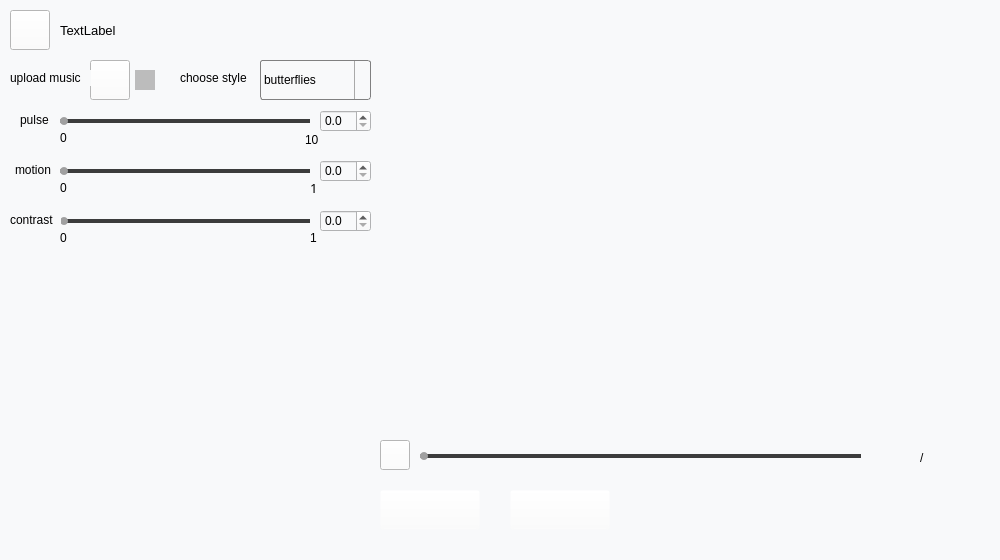
<?xml version="1.0" encoding="UTF-8"?>
<ui version="4.0">
 <class>CreateVideoWindow</class>
 <widget class="QWidget" name="CreateVideoWindow">
  <property name="geometry">
   <rect>
    <x>0</x>
    <y>0</y>
    <width>1000</width>
    <height>560</height>
   </rect>
  </property>
  <property name="windowTitle">
   <string>CreateVideoWindow</string>
  </property>
  <widget class="QWidget" name="widget_background" native="true">
   <property name="geometry">
    <rect>
     <x>0</x>
     <y>0</y>
     <width>1000</width>
     <height>560</height>
    </rect>
   </property>
   <property name="styleSheet">
    <string notr="true">background-color: rgb(248, 249, 250);</string>
   </property>
   <widget class="ResPushButton" name="btn_back">
    <property name="geometry">
     <rect>
      <x>10</x>
      <y>10</y>
      <width>40</width>
      <height>40</height>
     </rect>
    </property>
    <property name="styleSheet">
     <string notr="true">background-color: rgb(255, 255, 255);</string>
    </property>
    <property name="text">
     <string/>
    </property>
    <property name="iconSize">
     <size>
      <width>40</width>
      <height>40</height>
     </size>
    </property>
   </widget>
   <widget class="QWidget" name="verticalLayoutWidget">
    <property name="geometry">
     <rect>
      <x>380</x>
      <y>60</y>
      <width>611</width>
      <height>371</height>
     </rect>
    </property>
    <layout class="QVBoxLayout" name="verticalLayout"/>
   </widget>
   <widget class="QSlider" name="hs_pulse_react">
    <property name="geometry">
     <rect>
      <x>60</x>
      <y>110</y>
      <width>250</width>
      <height>22</height>
     </rect>
    </property>
    <property name="styleSheet">
     <string notr="true">QSlider::groove:horizontal {
background:transparent;
}
QSlider::handle:horizontal {
background: rgb(160,160,160);
width:8px;
height:8px;
border-radius:4px;
margin-top:7px;
margin-bottom:7px;
}
QSlider::sub-page:horizontal {
background: rgb(160,160,160);
margin-top:9px;
margin-bottom:9px;
}
QSlider::add-page:horizontal {
background: rgb(60,60,60);
margin-top:9px;
margin-bottom:9px;
}
QSlider::handle:horizontal:pressed {
background: rgb(160,160,160);
width:8px;
height:8px;
border-radius:4px;
margin-top:7px;
margin-bottom:7px;
}</string>
    </property>
    <property name="pageStep">
     <number>1</number>
    </property>
    <property name="orientation">
     <enum>Qt::Horizontal</enum>
    </property>
   </widget>
   <widget class="QSlider" name="hs_motion_react">
    <property name="geometry">
     <rect>
      <x>60</x>
      <y>160</y>
      <width>250</width>
      <height>22</height>
     </rect>
    </property>
    <property name="styleSheet">
     <string notr="true">QSlider::groove:horizontal {
background:transparent;
}
QSlider::handle:horizontal {
background: rgb(160,160,160);
width:8px;
height:8px;
border-radius:4px;
margin-top:7px;
margin-bottom:7px;
}
QSlider::sub-page:horizontal {
background: rgb(160,160,160);
margin-top:9px;
margin-bottom:9px;
}
QSlider::add-page:horizontal {
background: rgb(60,60,60);
margin-top:9px;
margin-bottom:9px;
}
QSlider::handle:horizontal:pressed {
background: rgb(160,160,160);
width:8px;
height:8px;
border-radius:4px;
margin-top:7px;
margin-bottom:7px;
}</string>
    </property>
    <property name="maximum">
     <number>10</number>
    </property>
    <property name="pageStep">
     <number>1</number>
    </property>
    <property name="orientation">
     <enum>Qt::Horizontal</enum>
    </property>
   </widget>
   <widget class="QLabel" name="label">
    <property name="geometry">
     <rect>
      <x>60</x>
      <y>130</y>
      <width>21</width>
      <height>16</height>
     </rect>
    </property>
    <property name="font">
     <font>
      <family>Arial</family>
     </font>
    </property>
    <property name="text">
     <string>0</string>
    </property>
   </widget>
   <widget class="QLabel" name="label_2">
    <property name="geometry">
     <rect>
      <x>305</x>
      <y>130</y>
      <width>21</width>
      <height>20</height>
     </rect>
    </property>
    <property name="font">
     <font>
      <family>Arial</family>
     </font>
    </property>
    <property name="text">
     <string>10</string>
    </property>
   </widget>
   <widget class="QLabel" name="label_3">
    <property name="geometry">
     <rect>
      <x>20</x>
      <y>112</y>
      <width>31</width>
      <height>16</height>
     </rect>
    </property>
    <property name="font">
     <font>
      <family>Arial</family>
     </font>
    </property>
    <property name="text">
     <string>pulse</string>
    </property>
   </widget>
   <widget class="QLabel" name="label_4">
    <property name="geometry">
     <rect>
      <x>15</x>
      <y>160</y>
      <width>41</width>
      <height>20</height>
     </rect>
    </property>
    <property name="font">
     <font>
      <family>Arial</family>
     </font>
    </property>
    <property name="text">
     <string>motion</string>
    </property>
   </widget>
   <widget class="QLabel" name="label_5">
    <property name="geometry">
     <rect>
      <x>60</x>
      <y>180</y>
      <width>21</width>
      <height>16</height>
     </rect>
    </property>
    <property name="font">
     <font>
      <family>Arial</family>
     </font>
    </property>
    <property name="text">
     <string>0</string>
    </property>
   </widget>
   <widget class="QLabel" name="label_6">
    <property name="geometry">
     <rect>
      <x>310</x>
      <y>180</y>
      <width>16</width>
      <height>16</height>
     </rect>
    </property>
    <property name="font">
     <font>
      <family>Alibaba PuHuiTi</family>
      <pointsize>10</pointsize>
     </font>
    </property>
    <property name="text">
     <string>1</string>
    </property>
   </widget>
   <widget class="QSlider" name="hs_contrast_strength">
    <property name="geometry">
     <rect>
      <x>60</x>
      <y>210</y>
      <width>250</width>
      <height>22</height>
     </rect>
    </property>
    <property name="styleSheet">
     <string notr="true">QSlider::groove:horizontal {
background:transparent;
}
QSlider::handle:horizontal {
background: rgb(160,160,160);
width:8px;
height:8px;
border-radius:4px;
margin-top:7px;
margin-bottom:7px;
}
QSlider::sub-page:horizontal {
background: rgb(160,160,160);
margin-top:9px;
margin-bottom:9px;
}
QSlider::add-page:horizontal {
background: rgb(60,60,60);
margin-top:9px;
margin-bottom:9px;
}
QSlider::handle:horizontal:pressed {
background: rgb(160,160,160);
width:8px;
height:8px;
border-radius:4px;
margin-top:7px;
margin-bottom:7px;
}</string>
    </property>
    <property name="maximum">
     <number>10</number>
    </property>
    <property name="pageStep">
     <number>1</number>
    </property>
    <property name="orientation">
     <enum>Qt::Horizontal</enum>
    </property>
   </widget>
   <widget class="QLabel" name="label_7">
    <property name="geometry">
     <rect>
      <x>10</x>
      <y>210</y>
      <width>51</width>
      <height>20</height>
     </rect>
    </property>
    <property name="font">
     <font>
      <family>Arial</family>
     </font>
    </property>
    <property name="text">
     <string>contrast</string>
    </property>
   </widget>
   <widget class="QLabel" name="label_8">
    <property name="geometry">
     <rect>
      <x>60</x>
      <y>230</y>
      <width>21</width>
      <height>16</height>
     </rect>
    </property>
    <property name="font">
     <font>
      <family>Arial</family>
     </font>
    </property>
    <property name="text">
     <string>0</string>
    </property>
   </widget>
   <widget class="QLabel" name="label_9">
    <property name="geometry">
     <rect>
      <x>310</x>
      <y>230</y>
      <width>16</width>
      <height>16</height>
     </rect>
    </property>
    <property name="font">
     <font>
      <family>Arial</family>
     </font>
    </property>
    <property name="text">
     <string>1</string>
    </property>
   </widget>
   <widget class="ResPushButton" name="btn_upload_music">
    <property name="geometry">
     <rect>
      <x>90</x>
      <y>60</y>
      <width>40</width>
      <height>40</height>
     </rect>
    </property>
    <property name="styleSheet">
     <string notr="true">background-color: rgb(255, 255, 255);</string>
    </property>
    <property name="text">
     <string/>
    </property>
    <property name="iconSize">
     <size>
      <width>40</width>
      <height>40</height>
     </size>
    </property>
   </widget>
   <widget class="QLabel" name="label_10">
    <property name="geometry">
     <rect>
      <x>10</x>
      <y>70</y>
      <width>81</width>
      <height>16</height>
     </rect>
    </property>
    <property name="font">
     <font>
      <family>Arial</family>
     </font>
    </property>
    <property name="text">
     <string>upload music</string>
    </property>
   </widget>
   <widget class="QComboBox" name="comboBox">
    <property name="geometry">
     <rect>
      <x>260</x>
      <y>60</y>
      <width>111</width>
      <height>40</height>
     </rect>
    </property>
    <property name="font">
     <font>
      <family>Arial</family>
     </font>
    </property>
    <property name="styleSheet">
     <string notr="true">QComboBox {
    border: 1px solid gray;  
    border-radius: 3px; 
    padding: 1px 18px 1px 3px;   
    color: rgb(0,0,0);
    background: transparent;
}

QComboBox QAbstractItemView {
    outline: 0px solid gray;   
    border: 1px solid rgb(73,80,87);   
    color:rgb(73,80,87);
    background-color:rgb(248,249,250);  
    selection-background-color:rgb(73,80,87);  
}


QComboBox QAbstractItemView::item {
    height: 50px;   
}

QComboBox QAbstractItemView::item:hover {
    color: rgb(248,249,250);
    background-color: rgb(73,80,87);  
}

QComboBox QAbstractItemView::item:selected {
    color:  rgb(248,249,250);
    background-color:  rgb(73,80,87);
}

QComboBox QAbstractScrollArea QScrollBar:vertical {
    width: 10px;
    background-color: rgb(248,249,250);  
}

QComboBox QAbstractScrollArea QScrollBar::handle:vertical {
    border-radius: 5px;  
    background: rgb(160,160,160);  
}

QComboBox QAbstractScrollArea QScrollBar::handle:vertical:hover {
    background: rgb(73, 80, 87);   
}

QComboBox:!editable {
     background: rgb(248,249,250);
}

QComboBox::drop-down:!editable {
    background: rgb(248,249,250);
}


QComboBox:on {
	
}

QComboBox::drop-down {
    subcontrol-origin: padding;  
    subcontrol-position: top right;  
    width: 15px;  

    border-left-width: 1px;  
    border-left-color: darkgray;  
    border-left-style: solid;   
    border-top-right-radius: 3px;   
    border-bottom-right-radius: 3px;   
}

QComboBox::down-arrow {
    width: 15px;   
    background: transparent;   
    padding: 0px 0px 0px 0px;  
    image: url(:/MusicVisualization/img/caret_down.png);
}

QComboBox::down-arrow:on {
    image: url(:/MusicVisualization/img/caret_down.png);   
}</string>
    </property>
    <item>
     <property name="text">
      <string>butterflies</string>
     </property>
    </item>
    <item>
     <property name="text">
      <string>anime faces</string>
     </property>
    </item>
    <item>
     <property name="text">
      <string>fursona</string>
     </property>
    </item>
    <item>
     <property name="text">
      <string>faces</string>
     </property>
    </item>
    <item>
     <property name="text">
      <string>trypophobia</string>
     </property>
    </item>
    <item>
     <property name="text">
      <string>abstract art</string>
     </property>
    </item>
    <item>
     <property name="text">
      <string>textures</string>
     </property>
    </item>
    <item>
     <property name="text">
      <string>ffhq faces</string>
     </property>
    </item>
    <item>
     <property name="text">
      <string>grumpy cat</string>
     </property>
    </item>
    <item>
     <property name="text">
      <string>pokemon</string>
     </property>
    </item>
    <item>
     <property name="text">
      <string>modern art</string>
     </property>
    </item>
    <item>
     <property name="text">
      <string>cakes</string>
     </property>
    </item>
    <item>
     <property name="text">
      <string>maps</string>
     </property>
    </item>
    <item>
     <property name="text">
      <string>microscope images</string>
     </property>
    </item>
    <item>
     <property name="text">
      <string>fireworks</string>
     </property>
    </item>
    <item>
     <property name="text">
      <string>panda</string>
     </property>
    </item>
    <item>
     <property name="text">
      <string>lsun cats</string>
     </property>
    </item>
    <item>
     <property name="text">
      <string>vases</string>
     </property>
    </item>
    <item>
     <property name="text">
      <string>wikiart faces</string>
     </property>
    </item>
    <item>
     <property name="text">
      <string>cat</string>
     </property>
    </item>
    <item>
     <property name="text">
      <string>wikiart</string>
     </property>
    </item>
    <item>
     <property name="text">
      <string>anime portraits</string>
     </property>
    </item>
    <item>
     <property name="text">
      <string>wildlife</string>
     </property>
    </item>
    <item>
     <property name="text">
      <string>flowers</string>
     </property>
    </item>
    <item>
     <property name="text">
      <string>doors</string>
     </property>
    </item>
    <item>
     <property name="text">
      <string>imagenet</string>
     </property>
    </item>
    <item>
     <property name="text">
      <string>lsun bedrooms</string>
     </property>
    </item>
    <item>
     <property name="text">
      <string>abstract photos</string>
     </property>
    </item>
    <item>
     <property name="text">
      <string>beetles</string>
     </property>
    </item>
    <item>
     <property name="text">
      <string>ukiyoe faces</string>
     </property>
    </item>
    <item>
     <property name="text">
      <string>floor plans</string>
     </property>
    </item>
    <item>
     <property name="text">
      <string>figure drawings</string>
     </property>
    </item>
    <item>
     <property name="text">
      <string>my little pony</string>
     </property>
    </item>
    <item>
     <property name="text">
      <string>lsun cars</string>
     </property>
    </item>
    <item>
     <property name="text">
      <string>horse</string>
     </property>
    </item>
    <item>
     <property name="text">
      <string>obama</string>
     </property>
    </item>
   </widget>
   <widget class="QLabel" name="label_11">
    <property name="geometry">
     <rect>
      <x>180</x>
      <y>70</y>
      <width>71</width>
      <height>16</height>
     </rect>
    </property>
    <property name="font">
     <font>
      <family>Arial</family>
     </font>
    </property>
    <property name="text">
     <string>choose style</string>
    </property>
   </widget>
   <widget class="ResPushButton" name="btn_generate">
    <property name="geometry">
     <rect>
      <x>380</x>
      <y>490</y>
      <width>100</width>
      <height>40</height>
     </rect>
    </property>
    <property name="focusPolicy">
     <enum>Qt::NoFocus</enum>
    </property>
    <property name="styleSheet">
     <string notr="true">background-color: rgba(255, 255, 255, 0);</string>
    </property>
    <property name="text">
     <string/>
    </property>
    <property name="iconSize">
     <size>
      <width>100</width>
      <height>40</height>
     </size>
    </property>
   </widget>
   <widget class="ResPushButton" name="btn_completed">
    <property name="geometry">
     <rect>
      <x>510</x>
      <y>490</y>
      <width>100</width>
      <height>40</height>
     </rect>
    </property>
    <property name="focusPolicy">
     <enum>Qt::NoFocus</enum>
    </property>
    <property name="styleSheet">
     <string notr="true">background-color: rgba(255, 255, 255, 0);</string>
    </property>
    <property name="text">
     <string/>
    </property>
    <property name="iconSize">
     <size>
      <width>100</width>
      <height>40</height>
     </size>
    </property>
   </widget>
   <widget class="ResPushButton" name="btn_play">
    <property name="geometry">
     <rect>
      <x>380</x>
      <y>440</y>
      <width>30</width>
      <height>30</height>
     </rect>
    </property>
    <property name="styleSheet">
     <string notr="true">background-color: rgb(255, 255, 255);</string>
    </property>
    <property name="text">
     <string/>
    </property>
    <property name="iconSize">
     <size>
      <width>30</width>
      <height>30</height>
     </size>
    </property>
   </widget>
   <widget class="QSlider" name="horizontalSlider">
    <property name="geometry">
     <rect>
      <x>420</x>
      <y>445</y>
      <width>441</width>
      <height>22</height>
     </rect>
    </property>
    <property name="styleSheet">
     <string notr="true">QSlider::groove:horizontal {
background:transparent;
}
QSlider::handle:horizontal {
background: rgb(160,160,160);
width:8px;
height:8px;
border-radius:4px;
margin-top:7px;
margin-bottom:7px;
}
QSlider::sub-page:horizontal {
background: rgb(160,160,160);
margin-top:9px;
margin-bottom:9px;
}
QSlider::add-page:horizontal {
background: rgb(60,60,60);
margin-top:9px;
margin-bottom:9px;
}
QSlider::handle:horizontal:pressed {
background: rgb(160,160,160);
width:8px;
height:8px;
border-radius:4px;
margin-top:7px;
margin-bottom:7px;
}</string>
    </property>
    <property name="pageStep">
     <number>1</number>
    </property>
    <property name="orientation">
     <enum>Qt::Horizontal</enum>
    </property>
   </widget>
   <widget class="QLabel" name="label_12">
    <property name="geometry">
     <rect>
      <x>920</x>
      <y>450</y>
      <width>8</width>
      <height>16</height>
     </rect>
    </property>
    <property name="text">
     <string>/</string>
    </property>
   </widget>
   <widget class="QLabel" name="label_positionTime">
    <property name="geometry">
     <rect>
      <x>870</x>
      <y>450</y>
      <width>50</width>
      <height>16</height>
     </rect>
    </property>
    <property name="font">
     <font>
      <family>Arial</family>
     </font>
    </property>
    <property name="text">
     <string/>
    </property>
   </widget>
   <widget class="QLabel" name="label_totalTime">
    <property name="geometry">
     <rect>
      <x>930</x>
      <y>450</y>
      <width>50</width>
      <height>16</height>
     </rect>
    </property>
    <property name="font">
     <font>
      <family>Arial</family>
     </font>
    </property>
    <property name="text">
     <string/>
    </property>
   </widget>
   <widget class="QDoubleSpinBox" name="dsb_pulse_react">
    <property name="geometry">
     <rect>
      <x>320</x>
      <y>110</y>
      <width>51</width>
      <height>22</height>
     </rect>
    </property>
    <property name="font">
     <font>
      <family>Arial</family>
     </font>
    </property>
    <property name="styleSheet">
     <string notr="true"/>
    </property>
    <property name="decimals">
     <number>1</number>
    </property>
    <property name="maximum">
     <double>10.000000000000000</double>
    </property>
    <property name="singleStep">
     <double>0.100000000000000</double>
    </property>
    <property name="stepType">
     <enum>QAbstractSpinBox::DefaultStepType</enum>
    </property>
   </widget>
   <widget class="QDoubleSpinBox" name="dsb_motion_react">
    <property name="geometry">
     <rect>
      <x>320</x>
      <y>160</y>
      <width>51</width>
      <height>22</height>
     </rect>
    </property>
    <property name="font">
     <font>
      <family>Arial</family>
     </font>
    </property>
    <property name="decimals">
     <number>1</number>
    </property>
    <property name="maximum">
     <double>1.000000000000000</double>
    </property>
    <property name="singleStep">
     <double>0.100000000000000</double>
    </property>
   </widget>
   <widget class="QDoubleSpinBox" name="dsb_contrast_strength">
    <property name="geometry">
     <rect>
      <x>320</x>
      <y>210</y>
      <width>51</width>
      <height>22</height>
     </rect>
    </property>
    <property name="font">
     <font>
      <family>Arial</family>
     </font>
    </property>
    <property name="decimals">
     <number>1</number>
    </property>
    <property name="maximum">
     <double>1.000000000000000</double>
    </property>
    <property name="singleStep">
     <double>0.100000000000000</double>
    </property>
   </widget>
   <widget class="QLabel" name="label_filename">
    <property name="geometry">
     <rect>
      <x>60</x>
      <y>20</y>
      <width>111</width>
      <height>21</height>
     </rect>
    </property>
    <property name="font">
     <font>
      <family>Arial</family>
      <pointsize>10</pointsize>
     </font>
    </property>
    <property name="contextMenuPolicy">
     <enum>Qt::NoContextMenu</enum>
    </property>
    <property name="text">
     <string>TextLabel</string>
    </property>
   </widget>
   <widget class="QLabel" name="label_tick">
    <property name="geometry">
     <rect>
      <x>135</x>
      <y>70</y>
      <width>20</width>
      <height>20</height>
     </rect>
    </property>
    <property name="styleSheet">
     <string notr="true">background-color: rgb(188, 188, 188);</string>
    </property>
    <property name="text">
     <string/>
    </property>
    <property name="pixmap">
     <pixmap resource="../../../MusicVisualization.qrc">:/MusicVisualization/img/not.png</pixmap>
    </property>
    <property name="scaledContents">
     <bool>true</bool>
    </property>
   </widget>
  </widget>
 </widget>
 <layoutdefault spacing="6" margin="11"/>
 <customwidgets>
  <customwidget>
   <class>ResPushButton</class>
   <extends>QPushButton</extends>
   <header location="global">F:\MIProject\MusicVisualization\MusicVisualization\src\Module\QtWidget\respushbutton.h</header>
  </customwidget>
 </customwidgets>
 <resources>
  <include location="../../../MusicVisualization.qrc"/>
 </resources>
 <connections/>
</ui>
